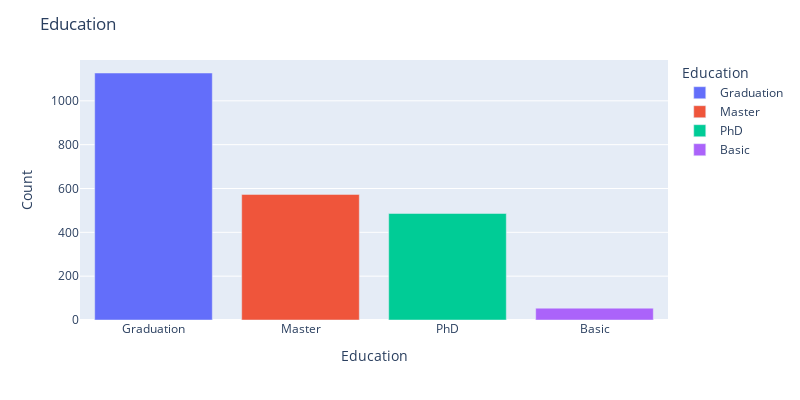

Notebook cell for this chart:
### Code cell
fig = plx.bar(df_edu, x = "Education", y ="Count" , color = "Education")
fig.update_layout(width=800, height=400, title='Education')
fig.show()

### Figure 1 — Plotly figure (JSON) as saved in the notebook; plotly's stock layout.template omitted (floating-point values rounded to 4 significant figures)
{"data": [{"alignmentgroup": "True", "hovertemplate": "Education=%{x}<br>Count=%{y}<extra></extra>", "legendgroup": "Graduation", "marker": {"color": "#636efa", "pattern": {"shape": ""}}, "name": "Graduation", "offsetgroup": "Graduation", "orientation": "v", "showlegend": true, "textposition": "auto", "type": "bar", "x": ["Graduation"], "xaxis": "x", "y": [1127], "yaxis": "y"}, {"alignmentgroup": "True", "hovertemplate": "Education=%{x}<br>Count=%{y}<extra></extra>", "legendgroup": "Master", "marker": {"color": "#EF553B", "pattern": {"shape": ""}}, "name": "Master", "offsetgroup": "Master", "orientation": "v", "showlegend": true, "textposition": "auto", "type": "bar", "x": ["Master"], "xaxis": "x", "y": [573], "yaxis": "y"}, {"alignmentgroup": "True", "hovertemplate": "Education=%{x}<br>Count=%{y}<extra></extra>", "legendgroup": "PhD", "marker": {"color": "#00cc96", "pattern": {"shape": ""}}, "name": "PhD", "offsetgroup": "PhD", "orientation": "v", "showlegend": true, "textposition": "auto", "type": "bar", "x": ["PhD"], "xaxis": "x", "y": [486], "yaxis": "y"}, {"alignmentgroup": "True", "hovertemplate": "Education=%{x}<br>Count=%{y}<extra></extra>", "legendgroup": "Basic", "marker": {"color": "#ab63fa", "pattern": {"shape": ""}}, "name": "Basic", "offsetgroup": "Basic", "orientation": "v", "showlegend": true, "textposition": "auto", "type": "bar", "x": ["Basic"], "xaxis": "x", "y": [54], "yaxis": "y"}], "layout": {"barmode": "relative", "height": 400, "legend": {"title": {"text": "Education"}, "tracegroupgap": 0}, "margin": {"t": 60}, "title": {"text": "Education"}, "width": 800, "xaxis": {"anchor": "y", "categoryarray": ["Graduation", "Master", "PhD", "Basic"], "categoryorder": "array", "domain": [0, 1], "title": {"text": "Education"}}, "yaxis": {"anchor": "x", "domain": [0, 1], "title": {"text": "Count"}}}}
